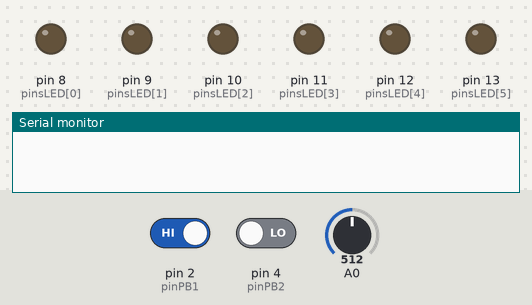
The sketch below on a simulated Arduino Uno, built with avr-gcc and run on an emulated ATmega328P. Shown: output pins drawn as LEDs (lit = HIGH), the last lines printed to the serial monitor. Dashed ring = blinking. The inputs (shaded band) are chosen by the test bench; at power-on: pin 2 (pinPB1) HIGH, pin 4 (pinPB2) LOW, A0 = 512.

Above: at 1.2 s.
1.3 s: pin 2 (pinPB1) driven LOW
At 1.62 s:
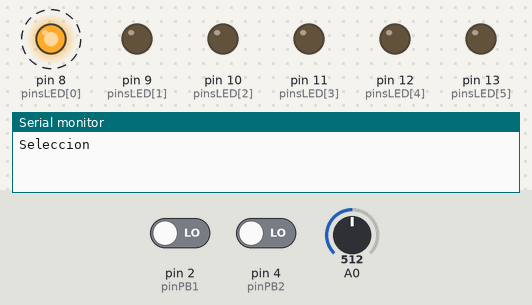
4.3 s: pin 4 (pinPB2) driven HIGH
7.3 s: A0 set to 0
At 8.64 s:
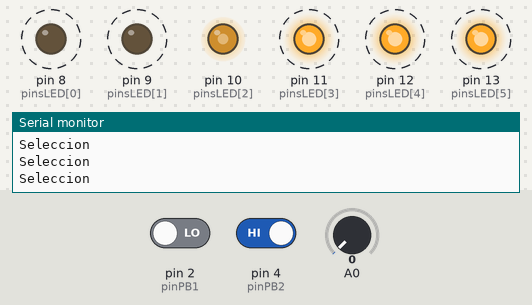
10.3 s: A0 set to 306
At 11.28 s:
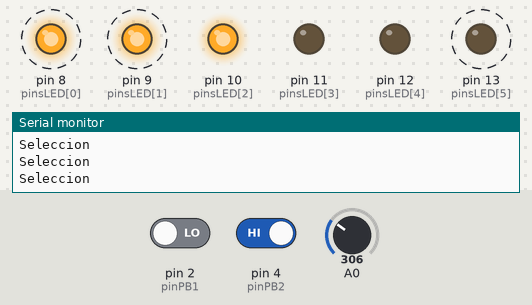
13.3 s: pin 4 (pinPB2) driven LOW
At 13.67 s:
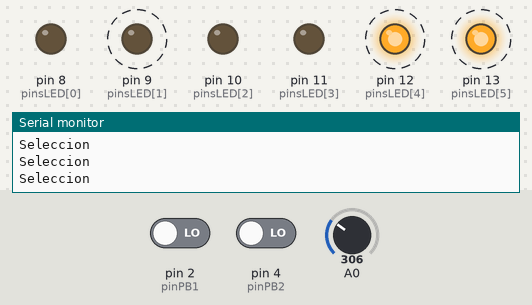
16.3 s: pin 2 (pinPB1) driven HIGH
At 16.3 s:
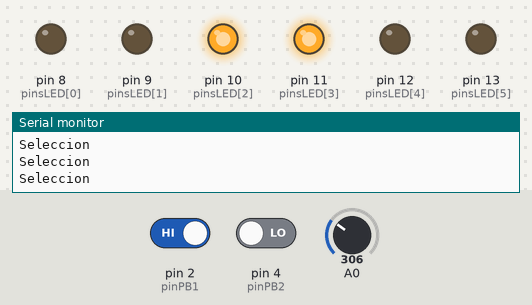
Timing chart, 0 to 18.8 s (numbered marks = the images above; inputs shaded):
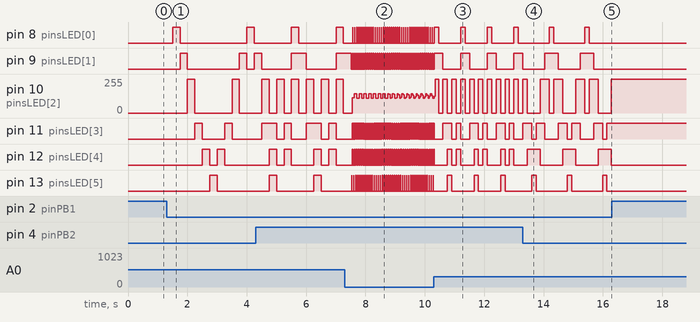

Measured:
- after the input at 1.3 s, pin 8 (pinsLED[0]): alternates HIGH for 0.25 s and LOW for 2.3 s, starting after 0.20 s; pin 9 (pinsLED[1]): goes HIGH 0.25 s, LOW 1.8 s, HIGH 0.25 s, LOW 0.25 s, then HIGH, starting after 0.45 s
- after the input at 7.3 s, pin 8 (pinsLED[0]): alternates HIGH for 0.01 s and LOW for 0.06 s, starting after 0.27 s; pin 9 (pinsLED[1]): alternates HIGH for 0.02 s and LOW for 0.05 s, starting after 0.27 s; pin 13 (pinsLED[5]): alternates HIGH for 0.01 s and LOW for 0.06 s, starting after 0.23 s
- after the input at 10.3 s, pin 8 (pinsLED[0]): alternates HIGH for 0.15 s and LOW for 0.75 s, starting after 0.16 s; pin 9 (pinsLED[1]): alternates HIGH for 0.30 s and LOW for 0.60 s, starting after 0.31 s; pin 13 (pinsLED[5]): alternates HIGH for 0.15 s and LOW for 0.75 s, starting after 0.46 s
- after the input at 13.3 s, pin 8 (pinsLED[0]): alternates HIGH for 0.15 s and LOW for 1.0 s, starting after 0.90 s; pin 9 (pinsLED[1]): alternates HIGH for 0.45 s and LOW for 0.75 s, starting after 0.75 s; pin 13 (pinsLED[5]): alternates HIGH for 0.15 s and LOW for 1.0 s, starting after 0.30 s
- after the input at 16.3 s, pin 8 (pinsLED[0]), pin 9 (pinsLED[1]), pin 12 (pinsLED[4]), pin 13 (pinsLED[5]): stops changing and stays LOW; pin 10 (pinsLED[2]): stops changing and stays 255/255; pin 11 (pinsLED[3]): stops changing and stays HIGH

The sketch:

practica2.ino
```cpp
// Practica 2: Solución
int pinPB1 = 2;
int pinPB2 = 4;
int pinsLED[] = {8, 9, 10, 11, 12, 13};
int leds[6] = {LOW, LOW, LOW, LOW, LOW, LOW};
int n = 0;
int secuencia = 0;
int seleccion = 0;

void setup() {
  pinMode(pinPB1, INPUT);
  pinMode(pinPB2, INPUT);
  Serial.begin(9600);

  for(int i; i < 6; i++) {
    pinMode(pinsLED[i], OUTPUT);
  }
}

void loop() {
  int potenciometro = abs(analogRead(A0)); // [0, 1023]
  int ret = map(potenciometro, 0, 1023, 0, 500);
  int detener = digitalRead(pinPB1);
  int cambiar = digitalRead(pinPB2);
  //Serial.println(cambiar);
  //Serial.println(seleccion);

  if(cambiar == HIGH) {
    seleccion ++;
    seleccion = seleccion % 3;
  }

  if(detener != HIGH) {
    Serial.println("Seleccion");
    switch(seleccion) {
      case 0: secuencia1(); break;
      case 1: secuencia2(); break;
      case 2: secuencia3(); break;
    }
  }

  for(int i=0; i < 6; i++) {
    digitalWrite(pinsLED[i], leds[i]);
  }
  delay(ret);
}

void resetLEDS() {
  for(int i=0; i < 6; i++) {
    leds[i] = LOW;
  }
}

void secuencia1(){
  resetLEDS();
  n = n % 10;
  switch(n) {
    case 0: leds[0] = HIGH; break;
    case 1: leds[1] = HIGH; break;
    case 2: leds[2] = HIGH; break;
    case 3: leds[3] = HIGH; break;
    case 4: leds[4] = HIGH; break;
    case 5: leds[5] = HIGH; break;
    case 6: leds[4] = HIGH; break;
    case 7: leds[3] = HIGH; break;
    case 8: leds[2] = HIGH; break;
    case 9: leds[1] = HIGH; break;
  }
  n++;
}

void secuencia2(){
  resetLEDS();
  n = n % 8;
  switch(n) {
    case 0: leds[0] = HIGH; leds[1] = HIGH; break;
    case 1: leds[1] = HIGH; leds[2] = HIGH;  break;
    case 2: leds[2] = HIGH; leds[3] = HIGH;  break;
    case 3: leds[3] = HIGH; leds[4] = HIGH;  break;
    case 4: leds[4] = HIGH; leds[5] = HIGH;  break;
  case 5: leds[3] = HIGH; leds[4] = HIGH;  break;
    case 6: leds[2] = HIGH; leds[3] = HIGH;  break;
    case 7: leds[1] = HIGH; leds[2] = HIGH;  break;
  }
  n++;
}

void secuencia3(){
resetLEDS();
  n = n % 2;
  switch(n) {
    case 0: leds[0] = HIGH; leds[1] = HIGH; leds[2] = HIGH; break;
    case 1: leds[3] = HIGH; leds[4] = HIGH; leds[5] = HIGH;  break;
  }
  n++;
}
```
